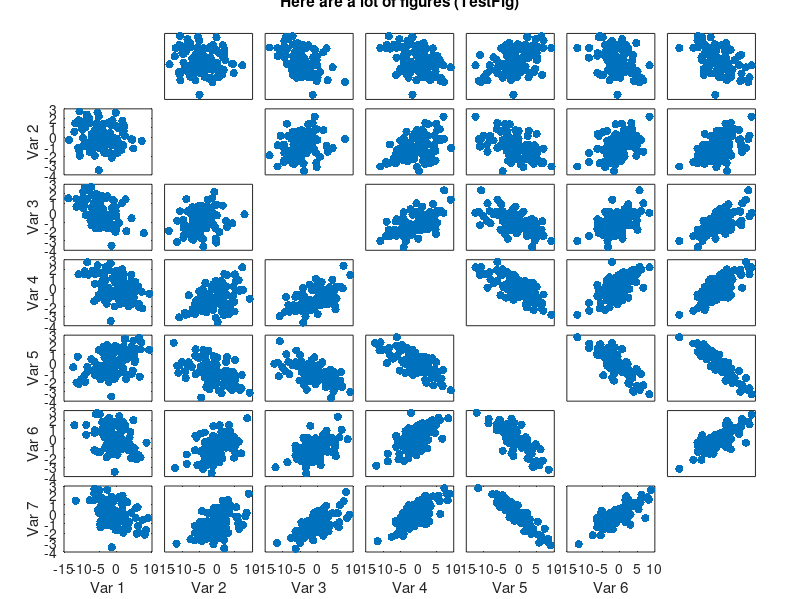

Write the MATLAB code that produced this figure.
%%

% Figure title
figtitle = 'TestFig';

% Axes labels
axlab = {'Var 1','Var 2','Var 3','Var 4','Var 5','Var 6','Var 7'};

% Just make a random little dataset to plot
x = randn(100,7)+2*repmat(randn(100,1),1,7)*diag(randn(7,1),0);


% Open a figure and clear it
ifig = 99;
figure(ifig);clf

% Set up figure dimensions and printing information
set(gcf,'position',[334     1   800   800])
set(gcf,'PaperUnits','points','PaperSize',[800 800])

% X positions for subplots
xp = linspace(0.08,.96,8);
yp = linspace(0.08,.96,8);

% Create invisible axis to make a title for figure
axes
set(gca,'Position',[0.1 0.1 0.8, 0.86])
title(sprintf('Here are a lot of figures (%s)',figtitle),'Interpreter','none')
set(gca, 'visible', 'off') % Make axis invisible
set(findall(gca, 'type', 'text'), 'visible', 'on') % Turn text back on


for ii = 1:6
    
    
    for jj = ii:6
        
        
        
        figure(ifig)
        
        axes % Plots on the upper triangle
        scatter(x(:,jj+1),x(:,ii),'filled')
        box on
        set(gca,'Position',[xp(jj+1),yp(8-ii),.11,.11])
        set(gca,'ydir','normal','xtick',[],'ytick',[]);
        hold on
        
        
        axes % Plots on the lower triangle
%         scatter(x(:,ii),x(:,jj+1),'filled')
        scatter(x(:,jj+1),x(:,ii),'filled')
        box on
        set(gca,'Position',[xp(ii),yp(7-jj),.11,.11])
        set(gca,'ydir','normal')
        hold on
        if ii == 1
            ylabel(axlab{jj+1})
            
        else
            set(gca,'ytick',[])
        end
        if jj == 6
            xlabel(axlab{ii})
        else
            set(gca,'xtick',[])
        end
        %%
        
        
    end
end

figure(ifig)
print(gcf,['./' figtitle '.pdf'],'-dpdf')


